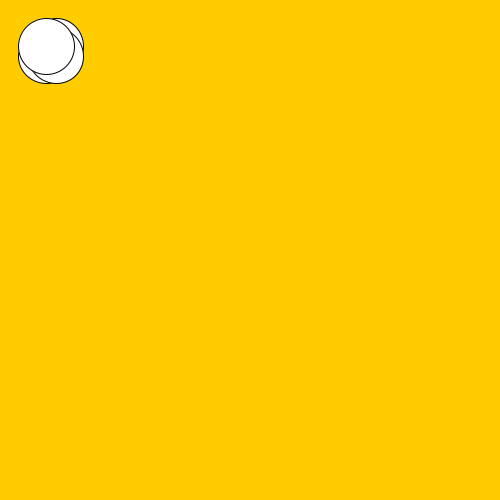
Frame 1 (no input)
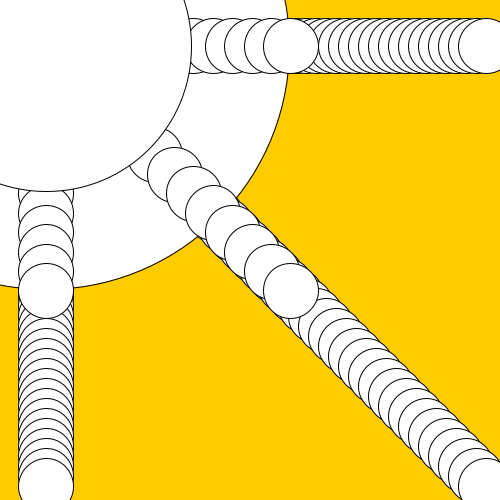
Frame 60 (the mouse pressed at the canvas centre just before this capture)
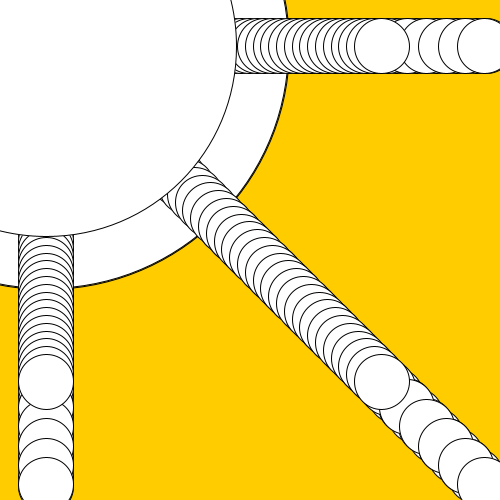
Frame 120 (the mouse held since frame 60 and released just before this capture)

The Processing sketch that drew these frames (run headless with seeded random() and noise(); from frame 60 on, the mouse is pressed at the canvas centre):

// Processing sketch: processing_134692
// ── processing_134692.pde

void setup()
{
  size(500, 500);

  background(255, 204, 0);
}

float x = 56;
float y = 46;
float b = 55;

float s = 10;

void draw(){
 //background(255, 204, 0);
  ellipse(x, y, b, b);
  ellipse(y, x, b, b);
  ellipse(x, x, b, b);
  ellipse(y, y, x, x);
  
  x = x + s;
    
   if (x > 490)
     {
     x = 0;
     s = random(30);
     }
      
     
   }
